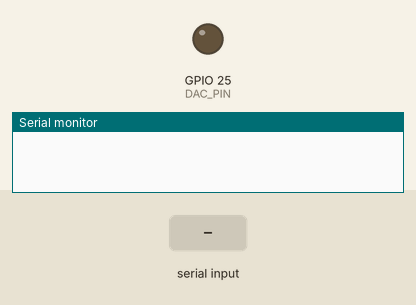
Simulated run of this sketch. Board: ESP32. Shown: output pins drawn as LEDs (lit = HIGH), the last lines printed to the serial monitor. Inputs (shaded band) come from the test bench.

Above: at 0.0 s.
At 1.7 s:
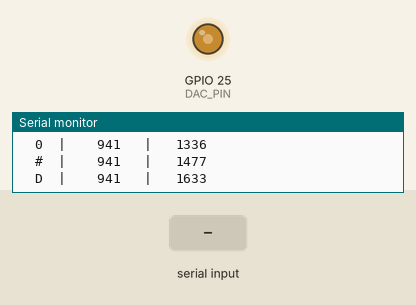
1.8 s: "1\n" received over Serial
Timing chart, 0 to 2.0 s (numbered marks = the images above; inputs shaded):
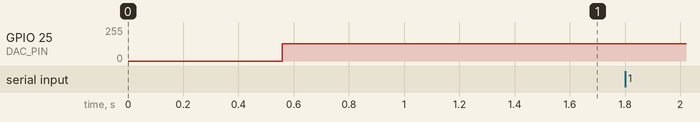

The sketch:

esp32_dtmf.ino
```cpp
/*
 * ESP32 DTMF Tone Generator
 *
 * Receives digit keypress via Serial (USB), generates dual-tone DTMF
 * signal on DAC output (GPIO25) driving a piezo buzzer, and prints
 * the frequency pair to Serial Monitor as proof.
 *
 * Board: ESP32 Dev Module (Robocraze 30-pin)
 * DAC Output: GPIO25 (DAC1)
 * Buzzer: Piezo buzzer between GPIO25 and GND
 */

#include <math.h>

// ── DAC Config ──
#define DAC_PIN       25        // ESP32 DAC1 (GPIO25)
#define SAMPLE_RATE   32000     // Hz — Nyquist OK for max DTMF freq 1633 Hz
#define TONE_DURATION 300       // ms per tone burst
#define DAC_AMPLITUDE 120       // 0-127 range (half of 0-255), keeps sum in range

// ── DTMF Frequency Table ──
// Standard ITU-T DTMF: each key = low freq + high freq
// Rows: 697, 770, 852, 941 Hz
// Cols: 1209, 1336, 1477, 1633 Hz

struct DTMFTone {
  char key;
  uint16_t freqLow;
  uint16_t freqHigh;
};

const DTMFTone dtmfTable[] = {
  {'1',  697, 1209},
  {'2',  697, 1336},
  {'3',  697, 1477},
  {'A',  697, 1633},
  {'4',  770, 1209},
  {'5',  770, 1336},
  {'6',  770, 1477},
  {'B',  770, 1633},
  {'7',  852, 1209},
  {'8',  852, 1336},
  {'9',  852, 1477},
  {'C',  852, 1633},
  {'*',  941, 1209},
  {'0',  941, 1336},
  {'#',  941, 1477},
  {'D',  941, 1633}
};

const int NUM_KEYS = sizeof(dtmfTable) / sizeof(dtmfTable[0]);

// ── Find DTMF entry for a character ──
int findKey(char c) {
  // Accept lowercase a-d as A-D
  if (c >= 'a' && c <= 'd') c = c - 32;
  for (int i = 0; i < NUM_KEYS; i++) {
    if (dtmfTable[i].key == c) return i;
  }
  return -1;
}

// ── Play dual-tone DTMF on DAC ──
void playDTMF(uint16_t f1, uint16_t f2, uint16_t durationMs) {
  uint32_t totalSamples = (uint32_t)SAMPLE_RATE * durationMs / 1000;
  float omega1 = 2.0f * PI * f1 / SAMPLE_RATE;
  float omega2 = 2.0f * PI * f2 / SAMPLE_RATE;
  uint32_t delayUs = 1000000UL / SAMPLE_RATE;

  for (uint32_t n = 0; n < totalSamples; n++) {
    // Sum two sinusoids, scale to DAC range [0, 255]
    float sample = sinf(omega1 * n) + sinf(omega2 * n);
    // sample is in [-2, +2], map to [0, 255]
    uint8_t dacVal = (uint8_t)(128 + (int)(sample * DAC_AMPLITUDE / 2.0f));
    dacWrite(DAC_PIN, dacVal);
    delayMicroseconds(delayUs);
  }

  // Silence after tone
  dacWrite(DAC_PIN, 128);
}

// ── Musical note name for a frequency (nearest) ──
const char* noteName(uint16_t freq) {
  // DTMF frequencies and their nearest musical notes
  switch (freq) {
    case 697:  return "F5 (closest)";
    case 770:  return "G5 (closest)";
    case 852:  return "Ab5 (closest)";
    case 941:  return "Bb5 (closest)";
    case 1209: return "D6 (closest)";
    case 1336: return "E6 (closest)";
    case 1477: return "F#6 (closest)";
    case 1633: return "Ab6 (closest)";
    default:   return "?";
  }
}

void setup() {
  Serial.begin(115200);
  delay(500);

  Serial.println("========================================");
  Serial.println("  ESP32 DTMF Tone Generator");
  Serial.println("========================================");
  Serial.println("Type a digit (0-9), *, #, or A-D");
  Serial.println("in the Serial Monitor and press Enter.");
  Serial.println("Buzzer on GPIO25 (DAC1).");
  Serial.println("========================================");
  Serial.println();

  // Print DTMF frequency reference table
  Serial.println("DTMF Frequency Reference:");
  Serial.println("Key  | Low (Hz) | High (Hz)");
  Serial.println("-----|----------|----------");
  for (int i = 0; i < NUM_KEYS; i++) {
    Serial.printf("  %c  |   %4d   |   %4d\n",
                  dtmfTable[i].key,
                  dtmfTable[i].freqLow,
                  dtmfTable[i].freqHigh);
  }
  Serial.println();

  // Initialize DAC to midpoint (silence)
  dacWrite(DAC_PIN, 128);
}

void loop() {
  if (Serial.available()) {
    char c = Serial.read();

    // Skip newline/carriage return
    if (c == '\n' || c == '\r') return;

    int idx = findKey(c);
    if (idx >= 0) {
      uint16_t fLow  = dtmfTable[idx].freqLow;
      uint16_t fHigh = dtmfTable[idx].freqHigh;

      Serial.println("────────────────────────────────");
      Serial.printf("Key pressed : '%c'\n", dtmfTable[idx].key);
      Serial.printf("Low  freq   : %d Hz  [%s]\n", fLow, noteName(fLow));
      Serial.printf("High freq   : %d Hz  [%s]\n", fHigh, noteName(fHigh));
      Serial.printf("Duration    : %d ms\n", TONE_DURATION);
      Serial.println("Status      : Playing...");

      playDTMF(fLow, fHigh, TONE_DURATION);

      Serial.println("Status      : Done");
      Serial.println("────────────────────────────────");
      Serial.println();
    } else {
      Serial.printf("'%c' is not a valid DTMF key. Use 0-9, *, #, A-D.\n\n", c);
    }
  }
}
```
